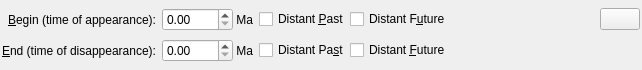
<ui version="4.0" >
 <class>EditTimePeriodWidget</class>
 <widget class="QWidget" name="EditTimePeriodWidget" >
  <property name="geometry" >
   <rect>
    <x>0</x>
    <y>0</y>
    <width>642</width>
    <height>70</height>
   </rect>
  </property>
  <property name="windowTitle" >
   <string>Form</string>
  </property>
  <layout class="QGridLayout" >
   <property name="verticalSpacing" >
    <number>2</number>
   </property>
   <property name="margin" >
    <number>2</number>
   </property>
   <item row="0" column="0" >
    <widget class="QLabel" name="label_begin_time" >
     <property name="text" >
      <string>&amp;Begin (time of appearance):</string>
     </property>
     <property name="alignment" >
      <set>Qt::AlignRight|Qt::AlignTrailing|Qt::AlignVCenter</set>
     </property>
     <property name="buddy" >
      <cstring>spinbox_time_of_appearance</cstring>
     </property>
    </widget>
   </item>
   <item row="0" column="1" >
    <layout class="QHBoxLayout" >
     <item>
      <widget class="QDoubleSpinBox" name="spinbox_time_of_appearance" >
       <property name="maximum" >
        <double>9999.000000000000000</double>
       </property>
       <property name="value" >
        <double>0.000000000000000</double>
       </property>
      </widget>
     </item>
     <item>
      <widget class="QLabel" name="label_ma_1" >
       <property name="sizePolicy" >
        <sizepolicy vsizetype="Preferred" hsizetype="Preferred" >
         <horstretch>0</horstretch>
         <verstretch>0</verstretch>
        </sizepolicy>
       </property>
       <property name="text" >
        <string> Ma</string>
       </property>
      </widget>
     </item>
    </layout>
   </item>
   <item row="0" column="2" >
    <layout class="QHBoxLayout" >
     <item>
      <widget class="QCheckBox" name="checkbox_appearance_is_distant_past" >
       <property name="text" >
        <string>Distant &amp;Past</string>
       </property>
      </widget>
     </item>
     <item>
      <widget class="QCheckBox" name="checkbox_appearance_is_distant_future" >
       <property name="text" >
        <string>Distant F&amp;uture</string>
       </property>
      </widget>
     </item>
     <item>
      <spacer name="horizontalSpacer" >
       <property name="orientation" >
        <enum>Qt::Horizontal</enum>
       </property>
       <property name="sizeHint" stdset="0" >
        <size>
         <width>40</width>
         <height>20</height>
        </size>
       </property>
      </spacer>
     </item>
     <item>
      <widget class="QPushButton" name="button_help" >
       <property name="sizePolicy" >
        <sizepolicy vsizetype="Fixed" hsizetype="Fixed" >
         <horstretch>0</horstretch>
         <verstretch>0</verstretch>
        </sizepolicy>
       </property>
       <property name="toolTip" >
        <string>What does this mean?</string>
       </property>
       <property name="text" >
        <string/>
       </property>
       <property name="icon" >
        <iconset resource="../qt-resources/qt_resources.qrc" >
         <normaloff>:/human_help_browser_16.png</normaloff>:/human_help_browser_16.png</iconset>
       </property>
      </widget>
     </item>
    </layout>
   </item>
   <item row="1" column="0" >
    <widget class="QLabel" name="label_end_time" >
     <property name="text" >
      <string>&amp;End (time of disappearance):</string>
     </property>
     <property name="alignment" >
      <set>Qt::AlignRight|Qt::AlignTrailing|Qt::AlignVCenter</set>
     </property>
     <property name="buddy" >
      <cstring>spinbox_time_of_disappearance</cstring>
     </property>
    </widget>
   </item>
   <item row="1" column="1" >
    <layout class="QHBoxLayout" >
     <item>
      <widget class="QDoubleSpinBox" name="spinbox_time_of_disappearance" >
       <property name="maximum" >
        <double>9999.000000000000000</double>
       </property>
      </widget>
     </item>
     <item>
      <widget class="QLabel" name="label_ma_2" >
       <property name="sizePolicy" >
        <sizepolicy vsizetype="Preferred" hsizetype="Preferred" >
         <horstretch>0</horstretch>
         <verstretch>0</verstretch>
        </sizepolicy>
       </property>
       <property name="text" >
        <string> Ma</string>
       </property>
      </widget>
     </item>
    </layout>
   </item>
   <item row="1" column="2" >
    <layout class="QHBoxLayout" >
     <item>
      <widget class="QCheckBox" name="checkbox_disappearance_is_distant_past" >
       <property name="text" >
        <string>Distant Pa&amp;st</string>
       </property>
      </widget>
     </item>
     <item>
      <widget class="QCheckBox" name="checkbox_disappearance_is_distant_future" >
       <property name="text" >
        <string>Distant &amp;Future</string>
       </property>
      </widget>
     </item>
     <item>
      <spacer>
       <property name="orientation" >
        <enum>Qt::Horizontal</enum>
       </property>
       <property name="sizeHint" stdset="0" >
        <size>
         <width>16</width>
         <height>16</height>
        </size>
       </property>
      </spacer>
     </item>
    </layout>
   </item>
  </layout>
 </widget>
 <resources>
  <include location="../qt-resources/qt_resources.qrc" />
 </resources>
 <connections/>
</ui>
